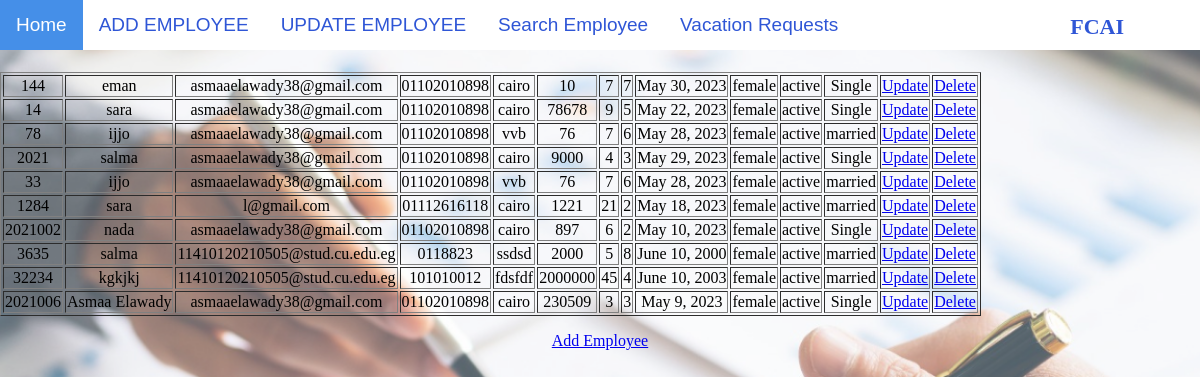
/table, run on an earlier commit of the app's database.
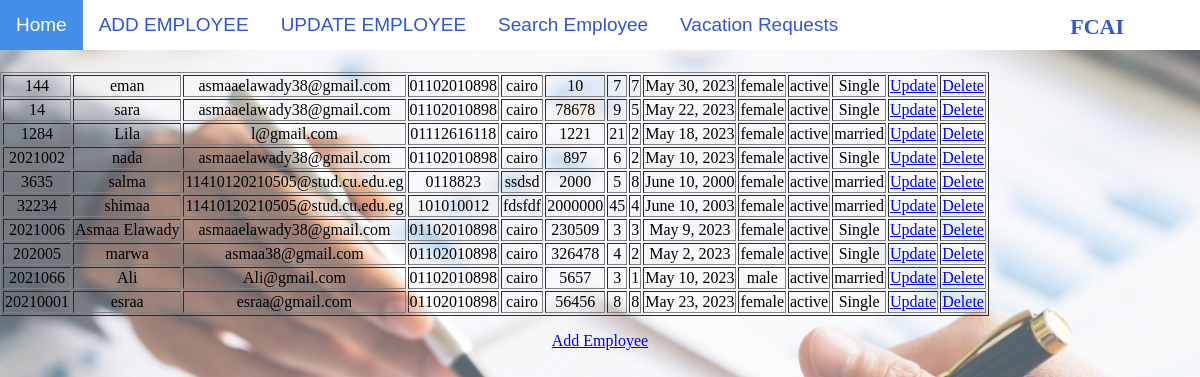
And on a later commit of the database.
### HR/models.py (models this page shows)
class RegisterForm(models.Model):
    gndr=[
        ('Male','M'),('Female','F'),
        ]
    ms=[
        ('Single','Single'),('Married','Married'),
        ]
    stats=[
        ('Active','Active'),
        ('Inactive','Inactive'),
    ]
    EmployeeID = models.CharField(max_length=100,primary_key=True)
    EmployeeName = models.CharField(max_length=100)
    email = models.EmailField(max_length=100)
    phone = models.CharField(max_length=100)
    Addres = models.CharField(max_length=100)
    Salary = models.CharField(max_length=100)
    NumberVacation = models.CharField(max_length=100)
    NumberApprovedVacation = models.CharField(max_length=100)
    Date = models.DateField()
    Gender = models.CharField(max_length=8,choices=gndr)
    Status = models.CharField(max_length=8,choices=stats)
    MARITALSTATUE = models.CharField(max_length=8,choices=ms)

### HR/views.py (the view)
# urls.py: path('table',views.table,name='table'),
def table(request):
  mymembers = RegisterForm.objects.all().values()
  template = loader.get_template('table.html')
  context = {
    'mymembers': mymembers,
  }
  return HttpResponse(template.render(context, request))

### HR/templates/table.html (shortened to what this page needs)
{% include 'navbar.html' %}
{% load static %}
<link rel="stylesheet" href="{% static 'css/addEmployee.css' %}">
<body>
{% block content %}
<table border="1">
{% for x in mymembers %}
<tr>
<td>{{ x.EmployeeID }}</td>
<td>{{ x.EmployeeName }}</td>
<td>{{ x.email }}</td>
<td>{{ x.phone }}</td>
<td>{{ x.Addres }}</td>
<td>{{ x.Salary }}</td>
<td>{{ x.NumberVacation }}</td>
<td>{{ x.NumberApprovedVacation }}</td>
<td>{{ x.Date }}</td>
<td>{{ x.Gender }}</td>
<td>{{ x.Status }}</td>
<td>{{ x.MARITALSTATUE }}</td>
<td><a href="update/{{ x.EmployeeID }}">Update</a></td>
<td><a href="delete/{{ x.EmployeeID }}">Delete</a></td>
</tr>
{% endfor %}
</table>
<p>
    <a href="add/">Add Employee</a>
</p>
</body>
{% endblock content %}

### HR/templates/navbar.html
<!DOCTYPE html>
<html>
{% load static %}
<link rel="stylesheet" href="{% static 'css/navBar.css' %}">
{% block content%}
<body>
    <div class="navBar">
        <a class="active" href="{% url 'HomePage' %}">Home</a>
        <a href="{% url 'phase1' %}">ADD EMPLOYEE</a>
        <a href="{% url 'table' %}">UPDATE EMPLOYEE</a>
        <a href="{% url 'searchEmployee' %}" >Search Employee</a>
        <a href="{% url "VRDisplay" %}">Vacation Requests</a>
        <font class="logo"><b>FCAI</b></font>
    </div>
    <br><br><br><br>
{% endblock content %}
</html>

### HumanResources/static/css/navBar.css (style rules this page uses)
.navBar { background-color: #ffffff; overflow: hidden; position: fixed; width: 100%; height: 50px; }
.navBar a { float: left; color: #2f56d6; padding: 14px 16px; text-decoration: none; font-size: 19px; font-family: 'Gill Sans', 'Gill Sans MT', Calibri, 'Trebuchet MS', sans-serif }
.navBar a.active { background-color: #458fe8; color: white; }

### HumanResources/static/css/addEmployee.css (style rules this page uses)
body { margin: 0; background-image: url("#HP2v3.png"); background-repeat: no-repeat; background-attachment: fixed; background-position: center; background-size: cover; position: relative; text-align: center; }
.navBar { background-color: #ffffff; overflow: hidden; position: fixed; width: 100%; height: 50px; }
.navBar a { float: left; color: #2f56d6; padding: 14px 16px; text-decoration: none; font-size: 19px; }
.navBar a.active { background-color: #458fe8; color: white; }
.logo { float: right; color: #2f56d6; text-align: center; padding: 14px 16px; text-decoration: none; font-size: 22px; margin-right: 5%; }

What changed in the data, as far as the page shows it:
removed RegisterForm: EmployeeID "78", EmployeeName "ijjo", email "asmaaelawady38@gmail.com", phone "01102010898", Addres "vvb", Salary "76", NumberVacation "7", NumberApprovedVacation "6", Date "May 28, 2023", Gender "female", Status "active", MARITALSTATUE "married"
removed RegisterForm: EmployeeID "2021", EmployeeName "salma", email "asmaaelawady38@gmail.com", phone "01102010898", Addres "cairo", Salary "9000", NumberVacation "4", NumberApprovedVacation "3", Date "May 29, 2023", Gender "female", Status "active", MARITALSTATUE "Single"
removed RegisterForm: EmployeeID "33", EmployeeName "ijjo", email "asmaaelawady38@gmail.com", phone "01102010898", Addres "vvb", Salary "76", NumberVacation "7", NumberApprovedVacation "6", Date "May 28, 2023", Gender "female", Status "active", MARITALSTATUE "married"
changed RegisterForm "l@gmail.com": EmployeeName "sara" → "Lila"
changed RegisterForm "fdsfdf": EmployeeName "kgkjkj" → "shimaa"
added RegisterForm: EmployeeID "202005", EmployeeName "marwa", email "asmaa38@gmail.com", phone "01102010898", Addres "cairo", Salary "326478", NumberVacation "4", NumberApprovedVacation "2", Date "May 2, 2023", Gender "female", Status "active", MARITALSTATUE "Single"
added RegisterForm: EmployeeID "2021066", EmployeeName "Ali", email "Ali@gmail.com", phone "01102010898", Addres "cairo", Salary "5657", NumberVacation "3", NumberApprovedVacation "1", Date "May 10, 2023", Gender "male", Status "active", MARITALSTATUE "married"
added RegisterForm: EmployeeID "20210001", EmployeeName "esraa", email "esraa@gmail.com", phone "01102010898", Addres "cairo", Salary "56456", NumberVacation "8", NumberApprovedVacation "8", Date "May 23, 2023", Gender "female", Status "active", MARITALSTATUE "Single"
